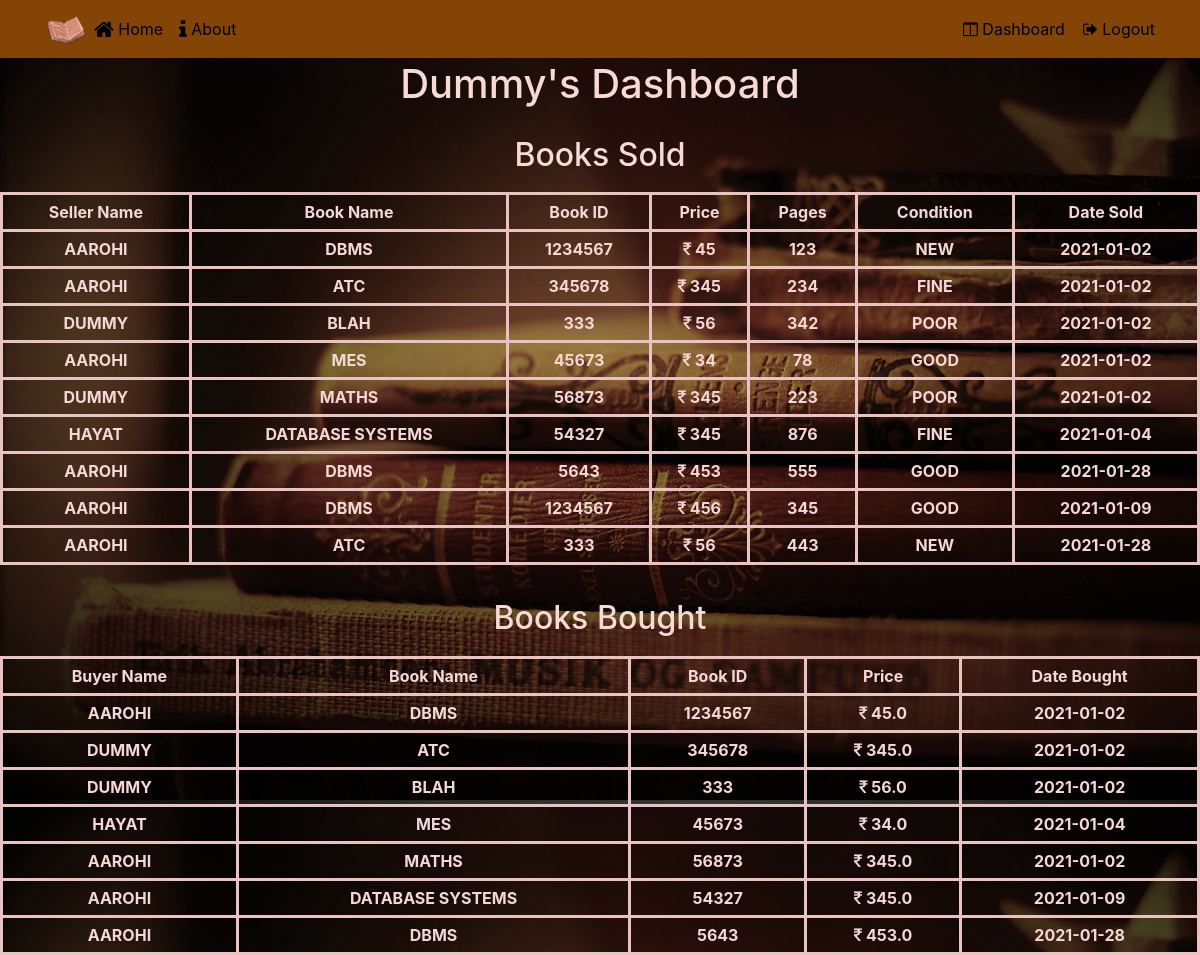
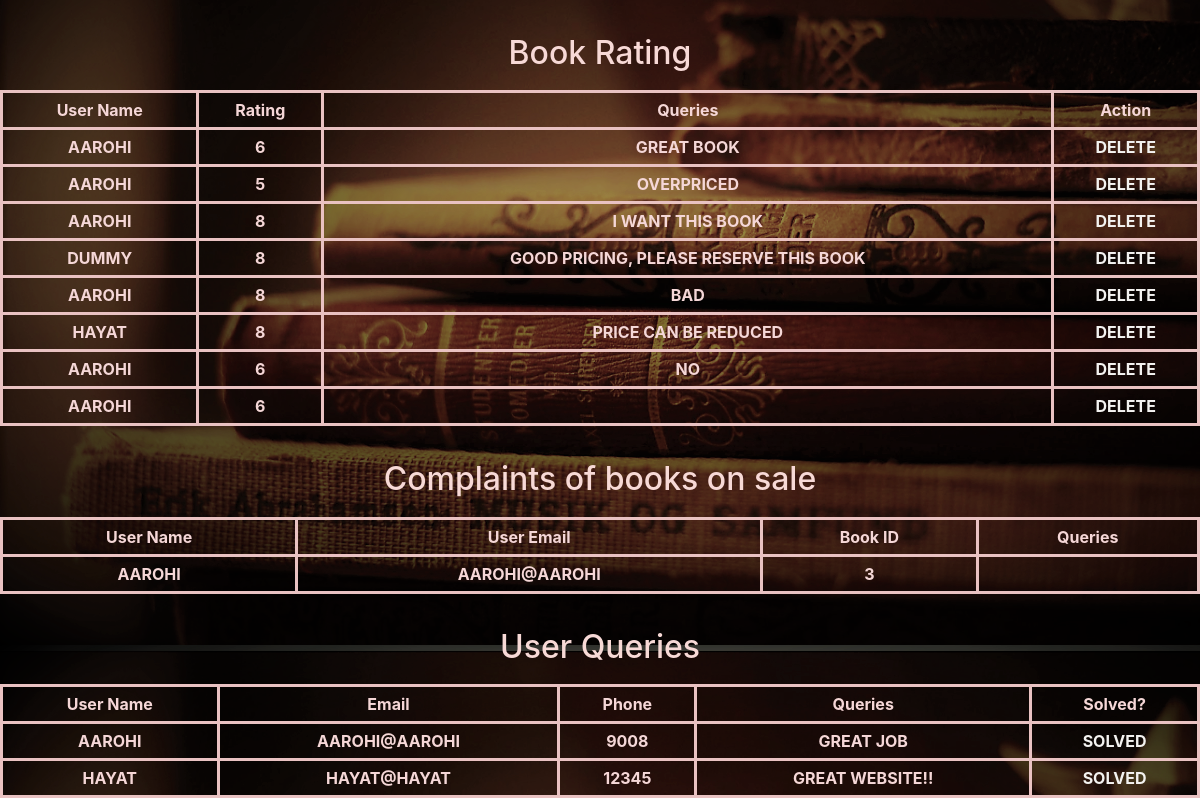
The app's page /admin_dashboard (signed in) with its own data (2 pictures, top to bottom).
### app.py (models this page shows)
class User(UserMixin, db.Model):
    __tablename__ = "user"
    id = db.Column(db.Integer, primary_key=True) # primary keys are required by SQLAlchemy
    email = db.Column(db.String(100), unique=True)
    password = db.Column(db.String(100))
    name = db.Column(db.String(1000))
    books = db.relationship('Book', backref='user') #one to many relationship with Book table
    transactions = db.relationship('Transaction', backref='user') #one to many relationship with Transaction table
    ratings = db.relationship('Rating', backref='user') #one to many relationship with Rating table
    book_complaints = db.relationship('Book_Complaints', backref='user') #one to many relationship with Rating table

class Transaction(UserMixin, db.Model):
    __tablename__ = "transaction"
    id = db.Column(db.Integer, primary_key=True)
    seller_id = db.Column(db.Integer, nullable=False)
    title = db.Column(db.String(1000))
    isbn = db.Column(db.String(1000))
    price = db.Column(db.Integer)
    pages = db.Column(db.Integer)
    condition = db.Column(db.String(1000))
    buyer_id = db.Column(db.Integer, db.ForeignKey('user.id'), nullable=False)
    book_id = db.Column(db.Integer, nullable=False)
    amt_sold_for = db.Column(db.Float, nullable=False)
    date_added = db.Column(db.DateTime, default=datetime.utcnow)
    order_date = db.Column(db.DateTime, nullable=False, default=datetime.utcnow)

class Book(UserMixin, db.Model):
    __tablename__ = "book"
    id = db.Column(db.Integer, primary_key=True)
    seller_id = db.Column(db.Integer, db.ForeignKey('user.id'), nullable=False)
    title = db.Column(db.String(1000))
    isbn = db.Column(db.String(1000))
    price = db.Column(db.Integer)
    pages = db.Column(db.Integer)
    condition = db.Column(db.String(1000))
    date_added = db.Column(db.DateTime, default=datetime.utcnow)
    book_transactions = db.relationship('User', backref='book')
    book_complaints = db.relationship('Book_Complaints', backref='book', cascade="all, delete-orphan")

class Rating(UserMixin, db.Model):
    __tablename__ = "rating"
    id = db.Column(db.Integer, primary_key=True)
    user_id = db.Column(db.Integer, db.ForeignKey('user.id'), nullable=False)
    rating = db.Column(db.Integer, nullable=False)
    issues = db.Column(db.String(1000))
    timestamp = db.Column(db.DateTime, default=datetime.utcnow)

class Book_Complaints(UserMixin, db.Model):
    __tablename__ = "book_complaints"
    id = db.Column(db.Integer, primary_key=True)
    user_id = db.Column(db.Integer, db.ForeignKey('user.id'), nullable=False)
    book_id = db.Column(db.Integer, db.ForeignKey('book.id'), nullable=False)
    comment = db.Column(db.String(1000))
    timestamp = db.Column(db.DateTime, default=datetime.utcnow)

class Contact_Detail(UserMixin, db.Model):
    __tablename__ = "contact_detail"
    id = db.Column(db.Integer, primary_key=True) # primary keys are required by SQLAlchemy
    name = db.Column(db.String(1000))
    email = db.Column(db.String(100))
    phone = db.Column(db.String(1000))
    user_queries = db.Column(db.String(1000))

### app.py (the view)
@app.route('/admin_dashboard')
@login_required
def admin_dashboard():
    books_sell = (db.session.query(Transaction.title, Transaction.isbn, Transaction.price, Transaction.pages, Transaction.condition, Transaction.date_added, User.name).join(User, User.id==Transaction.seller_id)).order_by(Transaction.date_added).all()
    books_more = (db.session.query(Book.title, Book.isbn, Book.price, Book.pages, Book.condition, Book.date_added, User.name).join(User, User.id==Book.seller_id)).order_by(Book.date_added).all()
    books_bought = (db.session.query(Transaction.title, Transaction.isbn, Transaction.amt_sold_for, Transaction.order_date, User.name).join(User)).order_by(Transaction.date_added).all()
    ratings = (db.session.query(Rating.id, Rating.rating, Rating.issues, User.name).join(User)).order_by(Rating.timestamp).all()
    queries = Contact_Detail.query.all()
    complaints = (db.session.query(Book_Complaints.book_id, Book_Complaints.comment, User.name, User.email).join(User)).order_by(Book_Complaints.timestamp).all()
    return render_template('admin_dashboard.html', books_sold=books_sell, books_more=books_more,books_bought=books_bought, queries=queries, complaints = complaints, ratings=ratings, name=current_user.name)

### app.py (called while the page is built)
def login_required(f):
    @wraps(f)
    def wrap(*args, **kwargs):
        if 'logged_in' in session:
            return f(*args, **kwargs)
        else:
            flash('You need to login first.')
            return redirect(url_for('login'))
    return wrap

@login_manager.user_loader
def user_loader(user_id):
    return User.query.get(user_id)

### templates/admin_dashboard.html (shortened to what this page needs)
{% extends 'base.html' %}
{% block home%}
<li class="nav-item" ><a class="nav-link" href="/admin" style="color:#000000;"><span class="fa fa-home fa-lg" ></span> Home</a></li>
{% endblock %}
{% block head %}
<span class="navbar-text">
    <a id="loginModal" href = "/dashboard" style="color:#000000;">
    <span class="fa fa-columns"></span> Dashboard </a>
</span>
<span class="navbar-text">
    &nbsp;&nbsp;&nbsp;<a id="signOutButton" href = "/logout" style="color:#000000;">
    <span class="fa fa-sign-out"></span> Logout </a>
</span>
{% endblock %}
{% block body %}
        <div class="container">
            <div class="row row-header">
                <div class="col-12">
                    <h1 style = "text-transform:capitalize; text-align: center; padding: 10px;"> {{name}}'s Dashboard</h1>
                </div>
            </div>
        </div>
<h2>Books Sold</h2>
{% if books_sold|length < 1 %}
    <h4 style="text-align: center; color:#f5d7d7; padding: 5px;">No books sold yet</h4>
{% else %}
    <table style="color:#f5d7d7; padding: 5px;">
        <tr>
            <th>Seller Name</th>
            <th>Book Name</th>
            <th>Book ID</th>
            <th>Price</th>
            <th>Pages</th>
            <th>Condition</th>
            <th>Date Sold</th>
        </tr>
        {% for book in books_sold %}
            <tr style="text-transform: uppercase;">
                <td>{{ book.name }}</td>
                <td>{{ book.title }}</td>
                <td>{{ book.isbn }}</td>
                <td><i class="fa fa-inr"></i>&nbsp;{{ book.price }}</td>
                <td>{{ book.pages }}</td>
                <td>{{ book.condition }}</td>
                <td>{{ book.date_added.date() }}</td>
            </tr>
        {% endfor %}
        {% for book in books_more %}
        <tr style="text-transform: uppercase;">
            <td>{{ book.name }}</td>
            <td>{{ book.title }}</td>
            <td>{{ book.isbn }}</td>
            <td><i class="fa fa-inr"></i>&nbsp;{{ book.price }}</td>
            <td>{{ book.pages }}</td>
            <td>{{ book.condition }}</td>
            <td>{{ book.date_added.date() }}</td>
        </tr>
    {% endfor %}
    </table>
{% endif %}
<br>
<h2>Books Bought</h2>
{% if books_bought|length < 1 %}
    <h4 style="text-align: center; color:#f5d7d7; padding: 5px;">No books sold yet</h4>
{% else %}
<table style="color:#f5d7d7; padding: 5px;">
    <tr>
        <th>Buyer Name</th>
        <th>Book Name</th>
        <th>Book ID</th>
        <th>Price</th>
        <th>Date Bought</th>
    </tr>
    {% for book in books_bought %}
        <tr style="text-transform: uppercase;">
            <td>{{ book.name }}</td>
            <td>{{ book.title }}</td>
            <td>{{ book.isbn }}</td>
            <td><i class="fa fa-inr"></i>&nbsp;{{ book.amt_sold_for }}</td>
            <td>{{ book.order_date.date() }}</td>
        </tr>
    {% endfor %}
</table>
{% endif %}
<br>
<h2>Book Rating</h2>
{% if ratings|length < 1 %}
    <h4 style="text-align: center; color:#f5d7d7; padding: 5px;">No ratings yet</h4>
{% else %}
<table style="color:#f5d7d7; padding: 5px;">
    <tr>
        <th>User Name</th>
        <th>Rating</th>
        <th>Queries</th>
        <th>Action</th>
    </tr>
    {% for rating in ratings %}
        <tr style="text-transform: uppercase;">
            <td>{{ rating.name }}</td>
            <td>{{ rating.rating }}</td>
            <td>{{ rating.issues }}</td>
            <td><a style="color:#f3f2f0;" href="/delete_rating/{{rating.id}}">Delete</a></td>
        </tr>
    {% endfor %}
</table>
{% endif %}
<br>
<h2>Complaints of books on sale</h2>
{% if complaints|length < 1 %}
    <h4 style="text-align: center; color:#f5d7d7; padding: 5px;">No active complaints yet</h4>
{% else %}
<table style="color:#f5d7d7; padding: 5px;">
    <tr>
        <th>User Name</th>
        <th>User Email</th>
        <th>Book ID</th>
        <th>Queries</th>
    </tr>
    {% for complaint in complaints %}
        <tr style="text-transform: uppercase;">
            <td>{{ complaint.name }}</td>
            <td>{{ complaint.email }}</td>
            <td>{{ complaint.book_id }}</td>
            <td>{{ complaint.comment }}</td>
        </tr>
    {% endfor %}
</table>
{% endif %}
<br>
<h2>User Queries</h2>
{% if queries|length < 1 %}
    <h4 style="text-align: center; color:#f5d7d7; padding: 5px;">No queries yet</h4>
{% else %}
<table style="color:#f5d7d7; padding: 5px;">
    <tr>
        <th>User Name</th>
        <th>Email</th>
        <th>Phone</th>
        <th>Queries</th>
        <th>Solved?</th>
    </tr>
    {% for query in queries %}
        <tr style="text-transform: uppercase;">
            <td>{{ query.name }}</td>
            <td>{{ query.email }}</td>
            <td>{{ query.phone }}</td>
            <td>{{ query.user_queries }}</td>
            <td><a style="color:#f3f2f0;" href="/delete_query/{{query.id}}">Solved</a></td>
        </tr>
    {% endfor %}
</table>
{% endif %}
{% endblock %}

### static/css/main.css (style rules this page uses)
.row-header { margin: 0px auto; padding: 0px 0px; }
body { padding: 50px 0px 0px 0px; z-index: 0; background-image: url(../img/images/wall.jpg); overflow-x: hidden; }
body,html { overflow-x: hidden; }
.navbar-light .navbar-nav .nav-item { color: #FFFFFF; }
table, td, th { border: 3px solid #aaa; }
table { border-collapse: collapse; width: 100%; }
th { height: 30px; text-align: center; font-weight: bold; }
td { text-align: center; padding: 5px; font-weight: bold; }

### templates/admin_dashboard.html (style rules this page uses)
h1 { padding: 10px; text-align: center; color: #f7d9d6; }
h2 { padding: 10px; text-align: center; color: #f7d9d6; }
table, td, th { border: 3px solid rgb(233, 194, 194); padding: 5px; }
body { background-image: url('/static/img/images/6.png'); }

### records on screen
User: name "Dummy"
Transaction: name "AAROHI", title "DBMS", isbn "1234567", price "45", pages "123", condition "NEW", date_added "2021-01-02", amt_sold_for "45.0", order_date "2021-01-02"
Transaction: name "AAROHI", title "ATC", isbn "345678", price "345", pages "234", condition "FINE", date_added "2021-01-02", name "DUMMY", amt_sold_for "345.0", order_date "2021-01-02"
Transaction: name "DUMMY", title "BLAH", isbn "333", price "56", pages "342", condition "POOR", date_added "2021-01-02", amt_sold_for "56.0", order_date "2021-01-02"
Transaction: name "AAROHI", title "MES", isbn "45673", price "34", pages "78", condition "GOOD", date_added "2021-01-02", name "HAYAT", amt_sold_for "34.0", order_date "2021-01-04"
Transaction: name "DUMMY", title "MATHS", isbn "56873", price "345", pages "223", condition "POOR", date_added "2021-01-02", name "AAROHI", amt_sold_for "345.0", order_date "2021-01-02"
Transaction: name "HAYAT", title "DATABASE SYSTEMS", isbn "54327", price "345", pages "876", condition "FINE", date_added "2021-01-04", name "AAROHI", amt_sold_for "345.0", order_date "2021-01-09"
Transaction: name "AAROHI", title "DBMS", isbn "5643", price "453", pages "555", condition "GOOD", date_added "2021-01-28", amt_sold_for "453.0", order_date "2021-01-28"
Book: name "AAROHI", title "DBMS", isbn "1234567", price "456", pages "345", condition "GOOD", date_added "2021-01-09"
Book: name "AAROHI", title "ATC", isbn "333", price "56", pages "443", condition "NEW", date_added "2021-01-28"
Rating: name "AAROHI", rating "6", issues "GREAT BOOK"
Rating: name "AAROHI", rating "5", issues "OVERPRICED"
Rating: name "AAROHI", rating "8", issues "I WANT THIS BOOK"
Rating: name "DUMMY", rating "8", issues "GOOD PRICING, PLEASE RESERVE THIS BOOK"
Rating: name "AAROHI", rating "8", issues "BAD"
Rating: name "HAYAT", rating "8", issues "PRICE CAN BE REDUCED"
Rating: name "AAROHI", rating "6", issues "NO"
Rating: name "AAROHI", rating "6"
Book_Complaints: name "AAROHI", email "AAROHI@AAROHI", book_id "3"
Contact_Detail: name "AAROHI", email "AAROHI@AAROHI", phone "9008", user_queries "GREAT JOB"
Contact_Detail: name "HAYAT", email "HAYAT@HAYAT", phone "12345", user_queries "GREAT WEBSITE!!"
